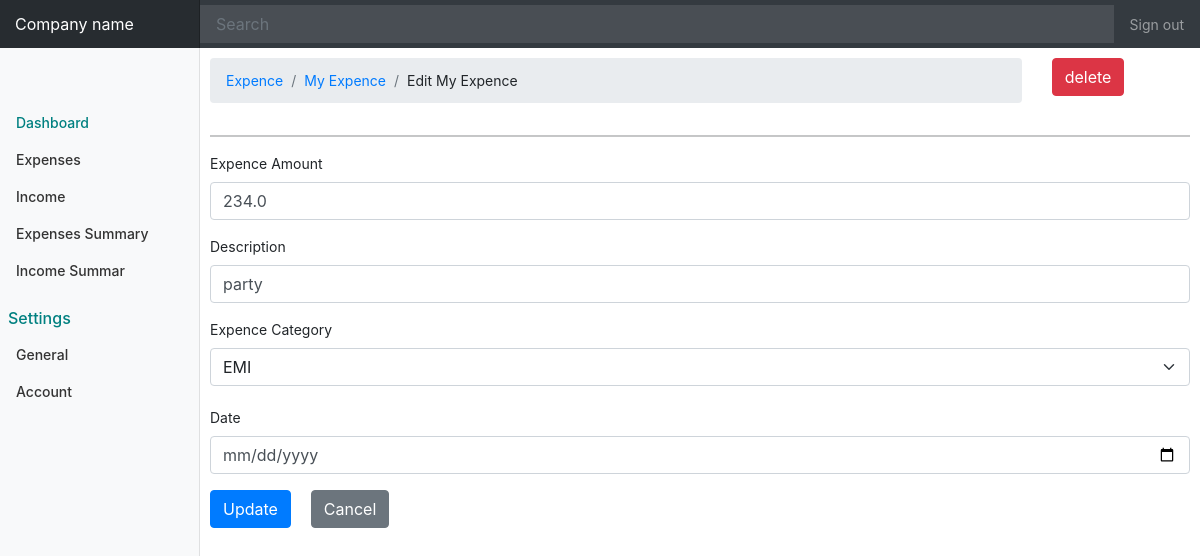
Before: /expenses/edit_expense/6 (signed in) with the older database file.
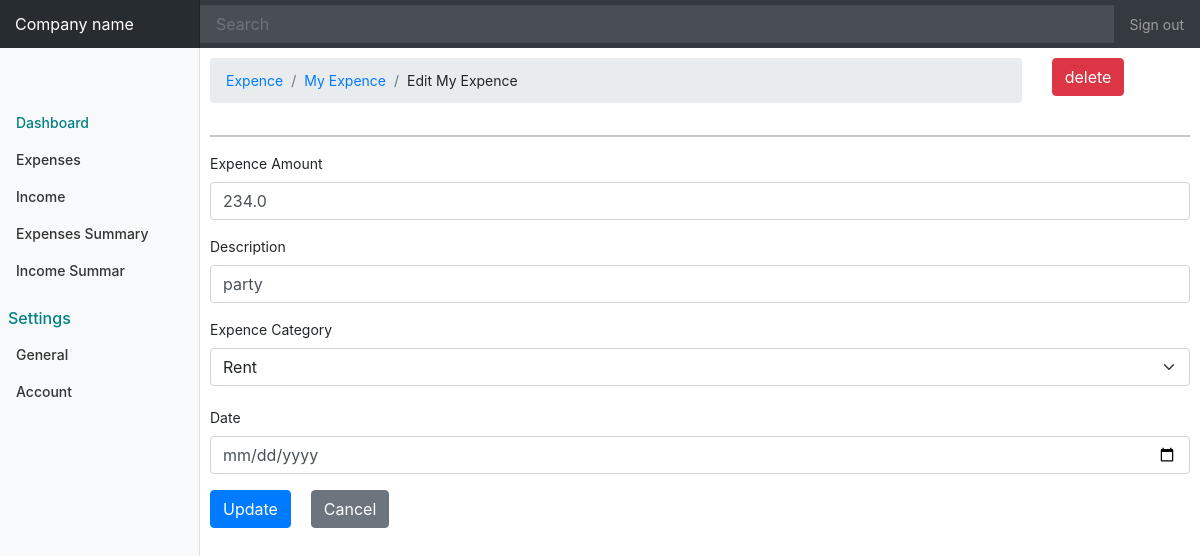
After: the same page with the newer database file.
### expenses/models.py (models this page shows, shortened)
class AddExpence(models.Model):
    amount= models.FloatField()
    date= models.DateTimeField()
    description= models.TextField()
    owner= models.ForeignKey(to=User, on_delete=models.CASCADE)
    category= models.CharField(max_length=255)
    class Category(models.Model):
        name= models.CharField(max_length=256)

### expenses/views.py (the view, shortened to what this page needs)
# urls.py: path('edit_expense/<int:pk>', views.edit_expense, name="edit_expense"),
def edit_expense(request, pk):
    if not request.user.is_authenticated:
        return redirect ('user_log')
    edit_expense= AddExpence.objects.get(id=pk)
    return render(request, 'expenses/edit_expense.html', locals())

### templates/expenses/edit_expense.html (shortened to what this page needs)
{% extends 'bash.html' %}
{% block content %}
<div class="row">
    <div class="col-md-10">
        <nav aria-label="breadcrumb" class="nav_navigarion">
            <ol class="breadcrumb">
                <li class="breadcrumb-item"><a href="#">Expence</a></li>
                <li class="breadcrumb-item"><a href="{% url 'add_expences' %}"> My Expence</a></li>
                <li class="breadcrumb-item">Edit My Expence</li>
            </ol>
        </nav>
    </div>
    <div class="col-sm-2">
        <a href="{% url 'delete_expense' edit_expense.id %}" class="btn btn-danger" onclick="return confirm ('Are you sure?')"" > delete</a>
    </div>
</div>
<hr>
<div class="contain">
    <form method="post">
        <div class="form-group">
            <label for="exampleInputEmail1">Expence Amount</label>
            <input type="text" name="edit_amount" value="{{ edit_expense.amount }}" class="form-control" required>
        </div>
        <div class="form-group">
            <label for="exampleInputEmail1">Description</label>
            <input type="text" name="des" value="{{ edit_expense.description }}" class="form-control" required>
        </div>
        <div class="form-group">
            <label for="exampleInputEmail1">Expence Category</label>
            <select name="expence_category" value="{{ edit_expense.category }}" class="form-select"
                id="inputGroupSelect04" aria-label="Example select with button addon">
                <option>{{ edit_expense.category }}</option>
            </select><br>
            <div class="form-group">
                <label for="exampleInputEmail1">Date</label>
                <input type="date" value="{{ edit_expense.date }}" name="date" class="form-control" required>
            </div>
            <button type="submit" class="btn btn-primary">Update</button>
            <a href="{% url 'add_expences' %}" class="btn btn-btn btn-secondary mx-3">Cancel</a>
        </div>
    </form>
</div>
{% endblock %}

Changed rows visible on the page:
changed AddExpence "party": expence_category "EMI" → "Rent"
